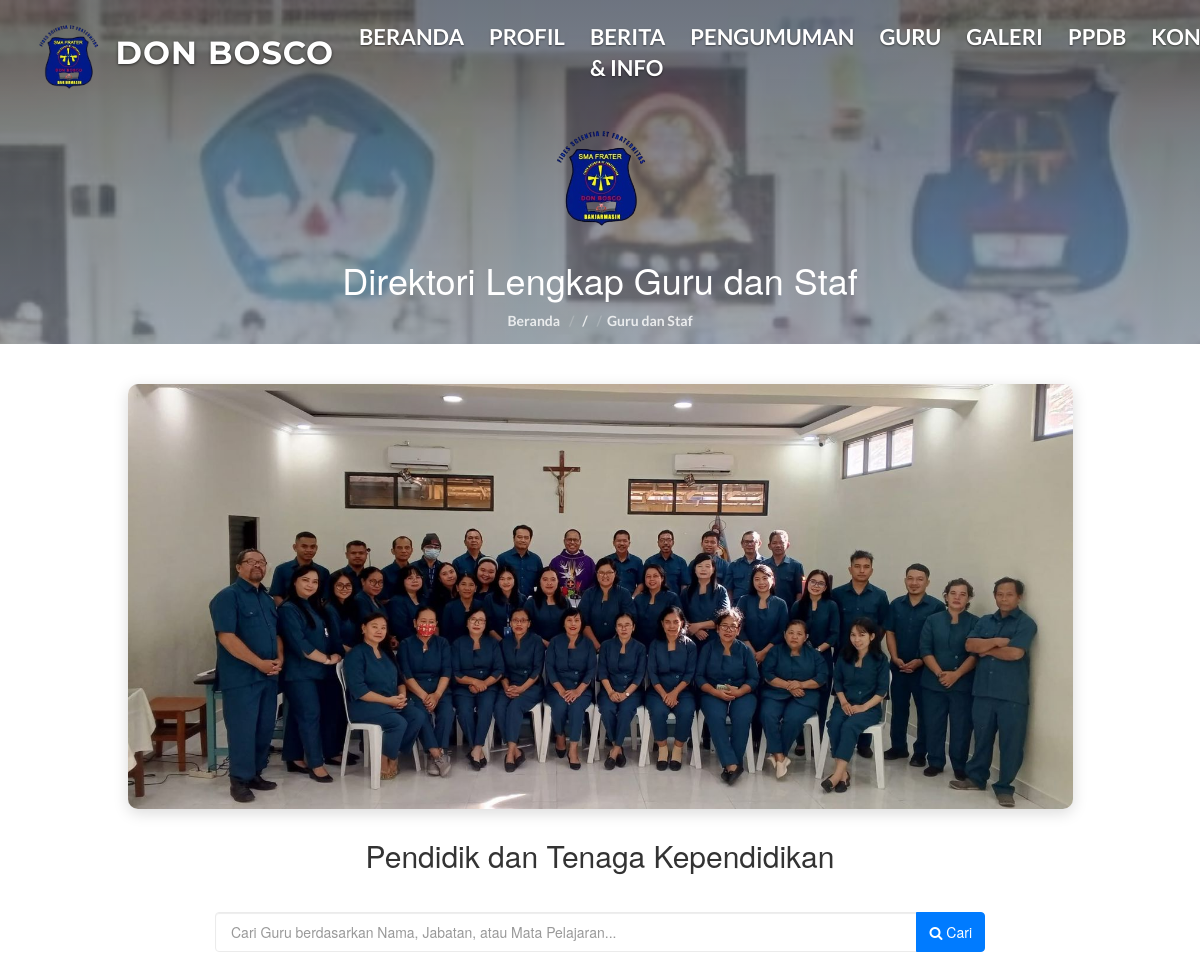
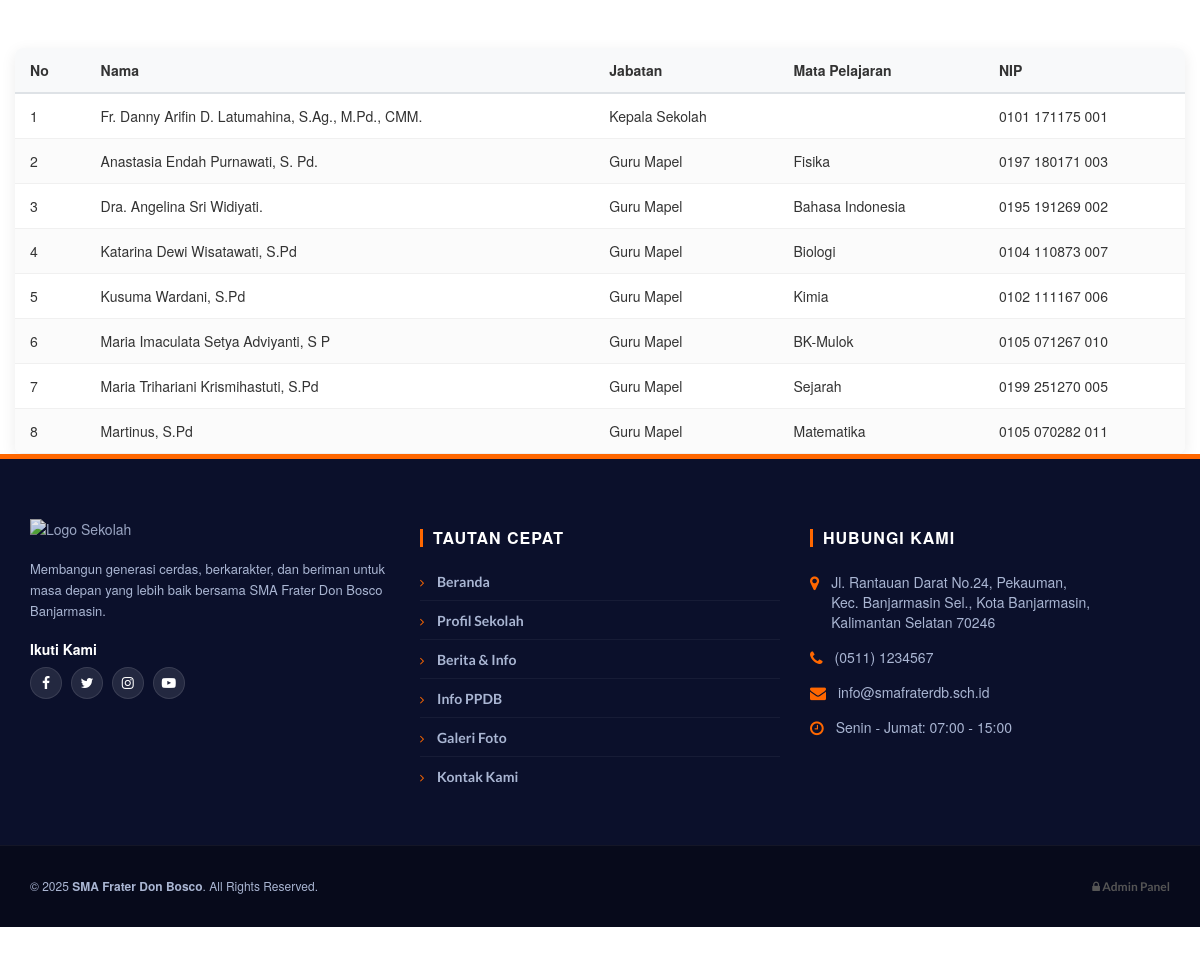
Page /detail_guru.php on the committed database (2 pictures, top to bottom).
### tables this page shows
CREATE TABLE `guru_staf` (
  `id_guru` int NOT NULL,
  `nip` varchar(50) DEFAULT NULL,
  `nama_lengkap` varchar(100) NOT NULL,
  `jabatan` varchar(50) NOT NULL,
  `bidang_studi` varchar(100) NOT NULL,
  `email` varchar(100) DEFAULT NULL,
  `foto` varchar(255) DEFAULT NULL
);

### controllers/DetailGuruController.php (called while the page is built, shortened)
<?php
require_once __DIR__ . '/../models/GuruModel.php';
class DetailGuruController {
    private $guru_per_halaman = 10;
    public function index() {
        $guruModel = new GuruModel();
        $keyword = isset($_GET['cari']) ? trim($_GET['cari']) : null;
        $halaman_aktif = isset($_GET['halaman']) ? intval($_GET['halaman']) : 1;
        $total_guru = $guruModel->countAllGuru($keyword);
        $total_halaman = ceil($total_guru / $this->guru_per_halaman);
        $offset = ($halaman_aktif - 1) * $this->guru_per_halaman;
        $data_guru = $guruModel->getGuruByPage($this->guru_per_halaman, $offset, $keyword);
        $current_keyword = $keyword;
        $data_pagination = [
            'total_halaman' => $total_halaman,
            'halaman_aktif' => $halaman_aktif
        ];
        require_once __DIR__ . '/../views/template/header.php';
        require_once __DIR__ . '/../views/detail_guru.php';
        require_once __DIR__ . '/../views/template/footer.php';
    }
}

### detail_guru.php (called while the page is built, shortened)
<?php
require_once 'controllers/DetailGuruController.php';
$controller = new DetailGuruController();
$controller->index();
?>

### models/GuruModel.php (called while the page is built, shortened)
<?php
require_once 'Database.php';
class GuruModel extends Database {
    public function getGuruByPage($limit, $offset, $keyword = null) {
        $limit = intval($limit);
        $offset = intval($offset);
        $sql = "SELECT id_guru, nip, nama_lengkap, jabatan, bidang_studi, email, foto
                  FROM guru_staf";
        $where = " WHERE 1=1 ";
        $order = " ORDER BY FIELD(jabatan,
                      'Kepala Sekolah', 'Wakil Kepala Sekolah',
                      'Wali Kelas', 'Guru Mapel', 'Staf Administrasi'
                  ), nama_lengkap ASC";
        $final_sql = $sql . $where . $order . " LIMIT $limit OFFSET $offset";
        $query = $this->query($final_sql);
        $data_guru = [];
        if ($query) {
            while ($row = mysqli_fetch_assoc($query)) {
                $data_guru[] = $row;
            }
        }
        return $data_guru;
    }
    public function countAllGuru($keyword = null) {
        $sql = "SELECT COUNT(*) as total FROM guru_staf";
        $where = " WHERE 1=1 ";
        $final_sql = $sql . $where;
        $query = $this->query($final_sql);
        $data = mysqli_fetch_assoc($query);
        return $data['total'] ?? 0;
    }
}
?>

### models/Database.php (called while the page is built, shortened)
<?php
require_once __DIR__ . '/../Koneksi Database/koneksi.php';
class Database {
    protected $koneksi;
    public function __construct() {
        global $koneksi;
        $this->koneksi = $koneksi;
    }
    public function query($sql) {
        return mysqli_query($this->koneksi, $sql);
    }
}
?>

### views/detail_guru.php (the view, shortened to what this page needs)
<?php
$data_guru = $data_guru ?? [];
$current_keyword = $current_keyword ?? '';
$data_pagination = $data_pagination ?? ['total_halaman' => 1, 'halaman_aktif' => 1];
?>
<!doctype html>
<html lang="id">
<head>
    <link rel="stylesheet" href="https://cdn.jsdelivr.net/npm/bootstrap@3.4.1/dist/css/bootstrap.min.css">
    <link rel="stylesheet" href="https://cdnjs.cloudflare.com/ajax/libs/font-awesome/4.7.0/css/font-awesome.min.css">
</head>
<body>
    <div class="hero-area section" style="height: 43vh; min-height: 280px;">
        <div class="container" style="margin-top: 40px;">
            <div class="row">
                <div class="col-md-10 col-md-offset-1 text-center">
                    <img src="./img/logo2.png" alt="Logo SMA Frater Don Bosco Bjm" class="logo-header-berita"
                        style="max-height: 120px;">
                    <h1 class="white-text">Direktori Lengkap Guru dan Staf</h1>
                    <ul class="hero-area-tree">
                        <li><a href="index.php">Beranda</a></li>
                        <li> / </li>
                        <li>Guru dan Staf</li>
                    </ul>
                </div>
            </div>
        </div>
    </div>
    <div id="teachers" class="section" style="padding: 40px 0;">
        <div class="container">
        <div class="row">
            <div class="col-md-10 col-md-offset-1 text-center">
                <div class="full-staff-photo">
                    <img src="./img/page-background-guru.jpg" alt="Foto Seluruh Guru dan Staf">
                </div>
            </div>
            <div class="site-heading text-center" style="margin-bottom: 40px;">
                <h2>Pendidik dan Tenaga Kependidikan</h2>
            </div>
            <div class="row" style="margin-bottom: 30px;">
                <div class="col-md-8 col-md-offset-2">
                    <form action="detail_guru.php" method="GET" class="form-horizontal">
                        <div class="input-group">
                            <input type="text" name="cari" class="form-control"
                                    placeholder="Cari Guru berdasarkan Nama, Jabatan, atau Mata Pelajaran..."
                                    value="<?php echo htmlspecialchars($current_keyword); ?>">
                            <span class="input-group-btn">
                                <button class="btn btn-primary main-button" type="submit" style="height: 40px; line-height: 25px;">
                                    <i class="fa fa-search"></i> Cari
                                </button>
                            </span>
                        </div>
                    </form>
                </div>
            </div>
            <div class="row">
                <div class="col-md-12">
                    <?php
                    if (count($data_guru) > 0) {
                        $no = (($data_pagination['halaman_aktif'] - 1) * 10) + 1;
                    ?>
                    <table class="teacher-table">
                        <thead>
                            <tr>
                                <th>No</th>
                                <th>Nama</th>
                                <th>Jabatan</th>
                                <th>Mata Pelajaran</th>
                                <th>NIP</th>
                            </tr>
                        </thead>
                        <tbody>
                            <?php foreach ($data_guru as $guru): ?>
                            <tr>
                                <td><?php echo $no++; ?></td>
                                <td><?php echo htmlspecialchars($guru['nama_lengkap'] ?? ''); ?></td>
                                <td><?php echo htmlspecialchars($guru['jabatan'] ?? ''); ?></td>
                                <td><?php echo htmlspecialchars($guru['bidang_studi'] ?? ''); ?></td>
                                <td><?php echo htmlspecialchars($guru['nip'] ?? '-'); ?></td>
                            </tr>
                            <?php endforeach; ?>
                        </tbody>
                    </table>
                    <?php
                    } else {
                        $message = !empty($current_keyword)
                            ? "Data guru tidak ditemukan untuk pencarian '{$current_keyword}'."
                            : "Data guru dan staf belum tersedia.";
                        echo "<div class='text-center'><h3>{$message}</h3></div>";
                    }
                    ?>
                    </div>
            </div>
        </div>
    </div>
</body>
</html>

### css/style.css (style rules this page uses)
body { font-family: 'Montserrat', sans-serif; font-size: 15px; font-weight: 400; color: #798696; overflow-x:hidden; }
h1,h2,h3,h4,h5,h6 { margin-top: 12px; margin-bottom: 15px; font-weight: 600; color: #374050; }
h1 { font-size:38px; }
h2 { font-size:30px; }
a { font-family: 'Lato', sans-serif; color: #374050; font-weight: 700; }
ul,ol { margin: 0; padding: 0; list-style: none }
.white-text { color: #FFF; }
.section { position:relative; padding-top:80px; padding-bottom:80px; }
.main-button { position:relative; display:inline-block; padding:10px 30px; background-color: #FF6700; border: 2px solid transparent; border-radius: 40px; color: #FFF; -webkit-transition:0.2s all; transition:0.2s all; }
input[type="text"], input[type="email"], input[type="password"], input[type="number"], input[type="date"], input[type="url"], input[type="tel"], textarea { height: 40px; width: 100%; border: 1px solid #EBEBEB; border-radius:4px; background: transparent; padding-left: 15px; padding-right: 15px; -webkit-transition:0.2s border-color; transition:0.2s border-color; }
.hero-area { position:relative; padding-top: 80px; padding-bottom: 80px; }
.hero-area-tree li { display:inline-block; font-family: 'Lato', sans-serif; font-weight:600; font-size:14px; color:rgba(255, 255, 255, 0.8); }
.hero-area-tree li > a { color:rgba(255, 255, 255, 0.8); }
.hero-area-tree li + li:before { content: "/"; display: inline-block; margin: 0px 5px; color: rgba(235, 235, 235, 0.25); }

### css/header-custom.css (style rules this page uses)
html { scroll-behavior: smooth !important; }

### views/detail_guru.php (style rules this page uses)
.teacher-table { width: 100%; margin-top: 20px; border-collapse: collapse; background-color: #fff; border-radius: 8px; overflow: hidden; box-shadow: 0 4px 15px rgba(0, 0, 0, 0.08); }
.teacher-table th, .teacher-table td { padding: 12px 15px; text-align: left; vertical-align: middle; border-bottom: 1px solid #f0f0f0; }
.teacher-table th { background-color: #f8f9fa; color: #333; font-weight: 700; border-bottom: 2px solid #dee2e6; }
.teacher-table tr:nth-child(even) { background-color: #fbfbfb; }
.main-button { background-color: #007bff; border-color: #007bff; color: white; }
.full-staff-photo { margin-bottom: 30px; border-radius: 10px; overflow: hidden; box-shadow: 0 4px 15px rgba(0, 0, 0, 0.15); }
.full-staff-photo img { width: 100%; height: auto; display: block; object-fit: cover; }

### rows in the picture
guru_staf: nama_lengkap "Fr. Danny Arifin D. Latumahina, S.Ag., M.Pd., CMM.", jabatan "Kepala Sekolah", nip "0101 171175 001"
guru_staf: nama_lengkap "Anastasia Endah Purnawati, S. Pd.", jabatan "Guru Mapel", bidang_studi "Fisika", nip "0197 180171 003"
guru_staf: nama_lengkap "Dra. Angelina Sri Widiyati.", jabatan "Guru Mapel", bidang_studi "Bahasa Indonesia", nip "0195 191269 002"
guru_staf: nama_lengkap "Katarina Dewi Wisatawati, S.Pd", jabatan "Guru Mapel", bidang_studi "Biologi", nip "0104 110873 007"
guru_staf: nama_lengkap "Kusuma Wardani, S.Pd", jabatan "Guru Mapel", bidang_studi "Kimia", nip "0102 111167 006"
guru_staf: nama_lengkap "Maria Imaculata Setya Adviyanti, S P", jabatan "Guru Mapel", bidang_studi "BK-Mulok", nip "0105 071267 010"
guru_staf: nama_lengkap "Maria Trihariani Krismihastuti, S.Pd", jabatan "Guru Mapel", bidang_studi "Sejarah", nip "0199 251270 005"
guru_staf: nama_lengkap "Martinus, S.Pd", jabatan "Guru Mapel", bidang_studi "Matematika", nip "0105 070282 011"
